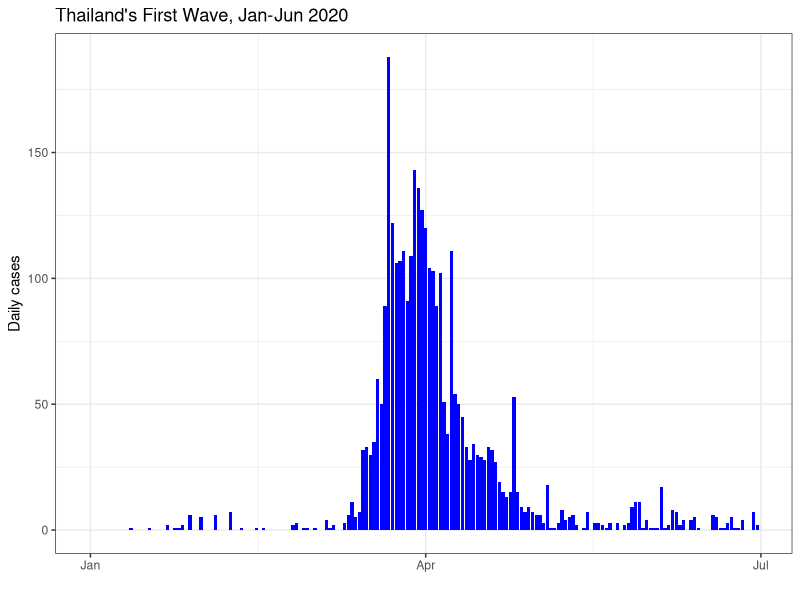
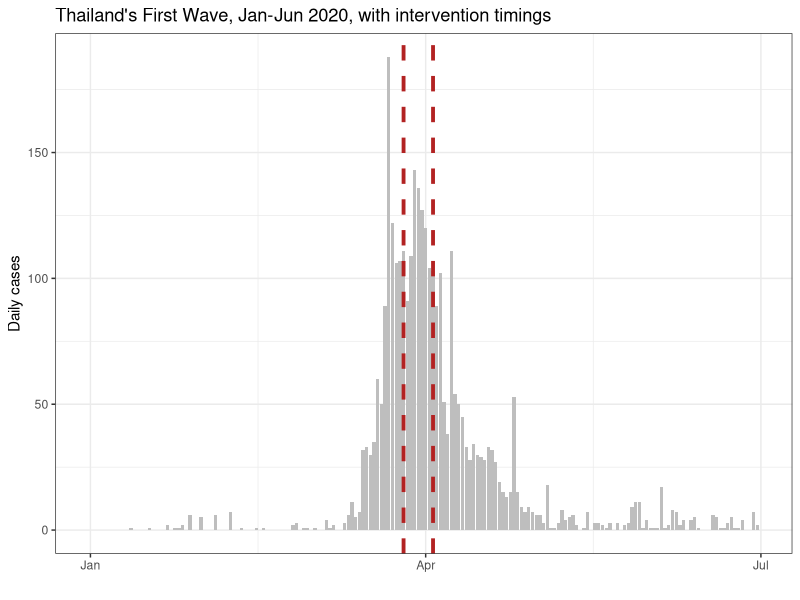
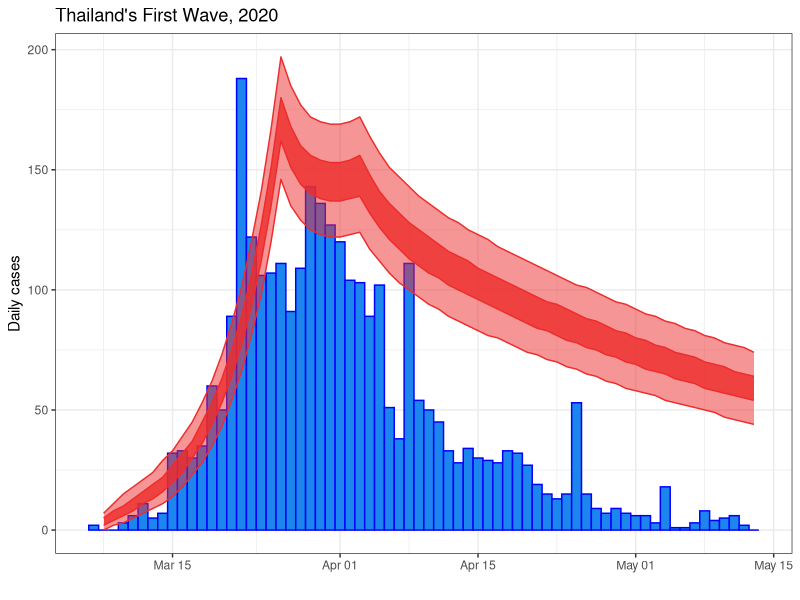
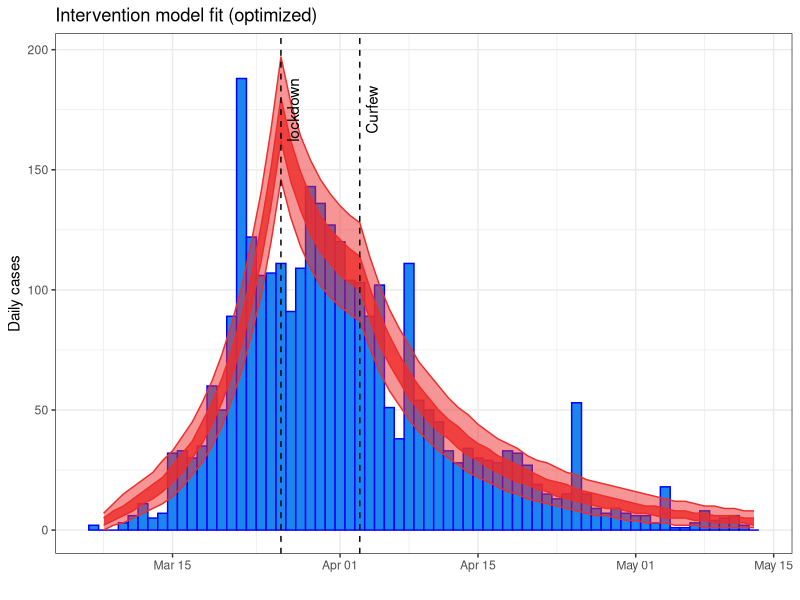

These figures' R source, in order:
## ---- chunk 1
knitr::opts_chunk$set(
    fig.align = "center"
)
## ---- chunk 2
library(dplyr)
library(deSolve)
library(ggplot2)
## ---- chunk 3
first_wave <- read.csv("first_wave_TH.csv", colClasses = c("Date", "numeric", "numeric"))
first_wave$Date <- as.Date(first_wave$Date, format = "%Y-%m-%d")

ggplot(first_wave, aes(x = Date, y = Cases)) +
    geom_col(fill = "blue") +
    ylab("Daily cases") +
    xlab("") +
    ggtitle("Thailand's First Wave, Jan-Jun 2020") +
    theme_bw() 
## ---- chunk 4
fitting_start_date <- as.Date("2020-03-07") # start of fitting window
emergency_start_date <- as.Date("2020-03-26") # Start of Emergency declaration
curfew_start_date <- as.Date("2020-04-03") # Start of Curfew
fitting_end_date <- as.Date("2020-05-13") # end of fitting window
## ---- chunk 5
outbreak <- first_wave %>%
    filter(Date >= fitting_start_date, Date <= fitting_end_date)

# Adding a plot showing the intervention times as a visual check
ggplot(first_wave, aes(x = Date, y = Cases)) +
    geom_col(fill = "gray") +
    ylab("Daily cases") +
    xlab("") +
    ggtitle("Thailand's First Wave, Jan-Jun 2020, with intervention timings") +
    theme_bw() +
    geom_vline(xintercept = emergency_start_date, colour='firebrick', 
               linetype='dashed', size=1.3) +
    geom_vline(xintercept = curfew_start_date, colour='firebrick', 
               linetype='dashed', size=1.3)
## ---- chunk 6
parameters <- c(
    R0 = 3.970588, # from the NM fitting session
    latent_period = 5, # Rounded from Trauer, J.M., Lydeamore, M.J., Dalton, G.W. et al. Understanding how Victoria, Australia gained control of its second COVID-19 wave. Nat Commun 12, 6266 (2021). https://doi.org/10.1038/s41467-021-26558-4
    infectious_period = 6, # Rounded from Trauer et al
    emergency_efficacy = 0.70, # guess, assuming Reff = (1-efficacy) * R0
    curfew_efficacy = 0.80 # guess
)
## ---- chunk 7
# Initial conditions
Total_population <- 6.6e7 # Roughly population of Thailand
Initial_exposed <- 0 # Simplifying assumption
Initial_infectious <- 30.356868 # from the NM fitting session
Initial_recovered <- 0 # simplifying assumption
Initial_susceptible <- Total_population - Initial_exposed - Initial_infectious - Initial_recovered


# State variables
state <- c(
    Susceptible = Initial_susceptible,
    Exposed = Initial_exposed,
    Infectious = Initial_infectious,
    Recovered = Initial_recovered
)

# Time window
times <- seq(fitting_start_date, fitting_end_date, by = 1)
## ---- chunk 8
COVID.intervention <- function(t, state, parameters) {
    with(as.list(c(state, parameters)), {

        # Calculate the total population size
        Total_population <- Susceptible + Exposed + Infectious + Recovered

        # Calculate intervention efficacy
        if (t < as.numeric(emergency_start_date - fitting_start_date)) {
            intervention_efficacy <- 0
        } else if (t >= as.numeric(emergency_start_date - fitting_start_date) &&
            t < as.numeric(curfew_start_date - fitting_start_date)) {
            intervention_efficacy <- emergency_efficacy
        } else {
            intervention_efficacy <- curfew_efficacy
        }


        # Calculate the effective reproduction number in the presence of interventions
        Reff <- (1 - intervention_efficacy) * R0 # assuming everyone starts susceptible

        # Calculate the average force of infection imposed on each susceptible individual
        force_of_infection <- Reff * Infectious / (Total_population * infectious_period)

        # Calculate the net (instantaneous) change in each state variable
        Susceptible_change <- -force_of_infection * Susceptible
        Exposed_change <- force_of_infection * Susceptible - Exposed / latent_period
        Infectious_change <- Exposed / latent_period - Infectious / infectious_period
        Recovered_change <- Infectious / infectious_period

        # Return net changes as list
        return(list(
            c(
                Susceptible_change,
                Exposed_change,
                Infectious_change,
                Recovered_change
            )
        ))
    })
}
## ---- chunk 9
# Wrapper function to solve model and tidy up output
solve.intervention.model <- function(y_ = state,
                                     times_ = times,
                                     func. = COVID.intervention,
                                     parms_ = parameters) {
    out <- ode(
        y = y_,
        times = as.numeric(times_ - times_[1]),
        func = func.,
        parms = parms_
    )


    # Calculate the prevalence, incidence and cumulative incidence (for comparison with data)
    out <- as.data.frame(out) %>%
        mutate(
            Incidence = Exposed / parms_["latent_period"],
            Cumulative_incidence = cumsum(Incidence) + Incidence[1],
            Population = Susceptible + Exposed + Infectious + Recovered,
            Prevalence = (Exposed + Infectious)/Population,
            Date = times_
        )

    return(as.data.frame(out))
}
## ---- chunk 10
# Run the model for out initial set of parameters
out_init <- solve.intervention.model()


# Make sure to add observational uncertainty
out_init <- out_init %>%
    mutate(
        lower50 = qpois(p = 0.25, lambda = Incidence), # 50% confidence interval (i.e., 25 - 75th centiles)
        upper50 = qpois(p = 0.75, lambda = Incidence),
        lower95 = qpois(p = 0.025, lambda = Incidence), # 95% confidence interval (i.e., 2.5 - 97.5th centiles)
        upper95 = qpois(p = 0.975, lambda = Incidence)
    )

# Plot initial estimate
ggplot(outbreak) +
    geom_col(aes(x = Date, y = Cases), width = 1, fill = "dodgerblue2", colour = "blue") +
    geom_ribbon(
        data = out_init[-1, ], aes(x = Date, ymin = lower50, ymax = upper50),
        fill = "firebrick2", colour = "firebrick2", alpha = 0.8
    ) +
    geom_ribbon(
        data = out_init[-1, ], aes(x = Date, ymin = lower95, ymax = upper95),
        fill = "firebrick2", colour = "firebrick2", alpha = 0.5
    ) +
    ylab("Daily cases") +
    xlab("") +
    ggtitle("Thailand's First Wave, 2020") +
    theme_bw()
## ---- chunk 11
logit <- function(x) {
    return(log(x / (1 - x)))
}

# And its inverse
inverse.logit <- function(x) {
    return(exp(x) / (1 + exp(x)))
}
## ---- chunk 12
negative.log.likelihood <- function(transformed_parameters, # assumes logit form of parameters -- per Wednesday arvo session
                                    data = outbreak$Cases[-1],
                                    state_ = state,
                                    times_ = times,
                                    func. = COVID.intervention, # note this is our ode solver
                                    parms_base = parameters) {

    # Back-transform model parameters (inverse logit)
    parms_base[c("emergency_efficacy", "curfew_efficacy")] <-
        inverse.logit(transformed_parameters[c("emergency_efficacy", "curfew_efficacy")])

    # Solve model with updated parameters
    out <- solve.intervention.model(
        state_,
        times_,
        func.,
        parms_base
    )

    return(-sum(dpois(
        x = data,
        lambda = out$Incidence[-1],
        log = TRUE
    ))) # Poisson observation model
}
## ---- chunk 13
init_parameters <- c(logit(parameters[c(
    "emergency_efficacy",
    "curfew_efficacy"
)]))

# Calculate initial negative log-likelihood
negative.log.likelihood(init_parameters)
negative_log_likelihood_initial <- -sum(dpois(
    x = outbreak$Cases[-1],
    lambda = out_init$Incidence[-1], # This is from the previous section!
    log = TRUE
))
negative_log_likelihood_initial
## ---- chunk 14
optim_NM <- optim(
    par = init_parameters,
    fn = negative.log.likelihood,
    method = "Nelder-Mead",
    hessian = TRUE
)

# Check for convergence
optim_NM$convergence # 0 - converged; nonzero - failed

# Back-transform parameters
c(inverse.logit(optim_NM$par[c(
    "emergency_efficacy",
    "curfew_efficacy"
)]))

# Inspect the optimal negative log-likelihood
optim_NM$value
## ---- chunk 15
optimal_parameters <- parameters
optimal_parameters[c(
    "emergency_efficacy",
    "curfew_efficacy"
)] <- inverse.logit(optim_NM$par[c(
    "emergency_efficacy",
    "curfew_efficacy"
)])



# Solve the model given the optimal parameters and initial conditions
optimal_solution <- solve.intervention.model(
    y_ = state,
    times_ = times,
    func. = COVID.intervention,
    parms = optimal_parameters
)


# Calculate the observational confidence intervals
optimal_solution <- optimal_solution %>%
    mutate(
        lower50 = qpois(p = 0.25, lambda = Incidence), # 50% confidence interval (i.e., 25 - 75th centiles)
        upper50 = qpois(p = 0.75, lambda = Incidence),
        lower95 = qpois(p = 0.025, lambda = Incidence), # 95% confidence interval (i.e., 2.5 - 97.5th centiles)
        upper95 = qpois(p = 0.975, lambda = Incidence)
    )

ggplot(outbreak) +
    geom_col(
        aes(x = Date, y = Cases),
        width = 1.0,
        fill = "dodgerblue2",
        colour = "blue"
    ) +
    geom_ribbon(
        data = optimal_solution[-1, ],
        aes(x = Date, ymin = lower50, ymax = upper50),
        fill = "firebrick2", colour = "firebrick2", alpha = 0.8
    ) +
    geom_ribbon(
        data = optimal_solution[-1, ],
        aes(x = Date, ymin = lower95, ymax = upper95),
        fill = "firebrick2", colour = "firebrick2", alpha = 0.5
    ) +
    ylab("Daily cases") +
    xlab("") +
    ggtitle("Intervention model fit (optimized)") +
    geom_vline(
        aes(xintercept = emergency_start_date),
        linetype = "dashed"
    ) +
    geom_vline(
        aes(xintercept = curfew_start_date),
        linetype = "dashed"
    ) +
    annotate(
        geom = "text",
        label = c("lockdown", "Curfew"),
        x = c(emergency_start_date, curfew_start_date),
        y = c(175, 175),
        angle = 90,
        vjust = 1.5
    ) +
    theme_bw()
## ---- chunk 16
covar_matrix <- solve(optim_NM$hessian)
std_errors <- sqrt(diag(covar_matrix))
estimates_transformed <- data.frame(
    estimate = optim_NM$par,
    std_error = std_errors
) %>%
    dplyr::mutate(
        lower95CI = estimate - 1.96 * std_error,
        upper95CI = estimate + 1.96 * std_error
    )
estimates_transformed

# Back-transform estimates and confidence intervals
estimates <- inverse.logit(estimates_transformed[, -2])
estimates
